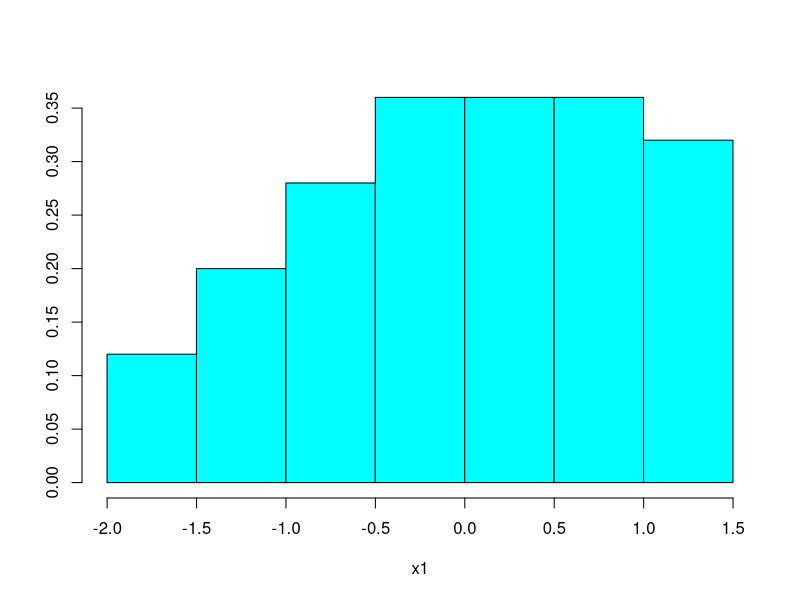
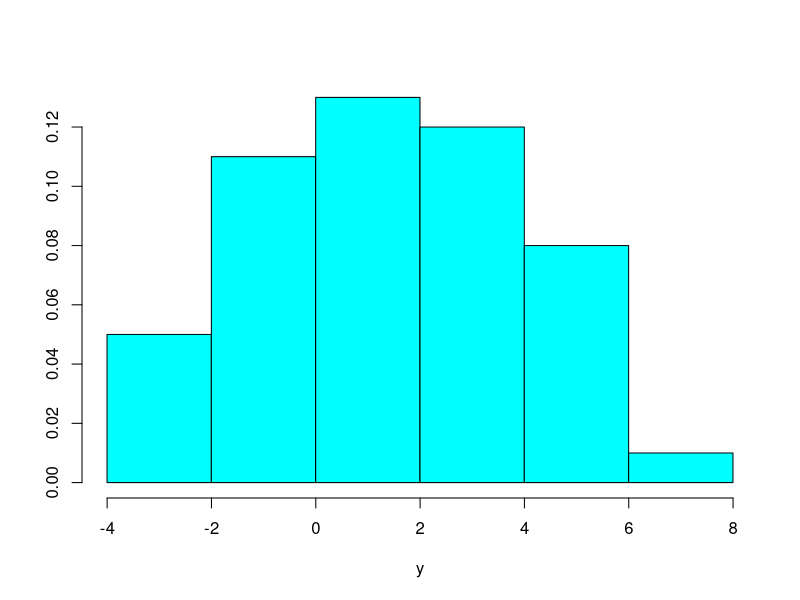
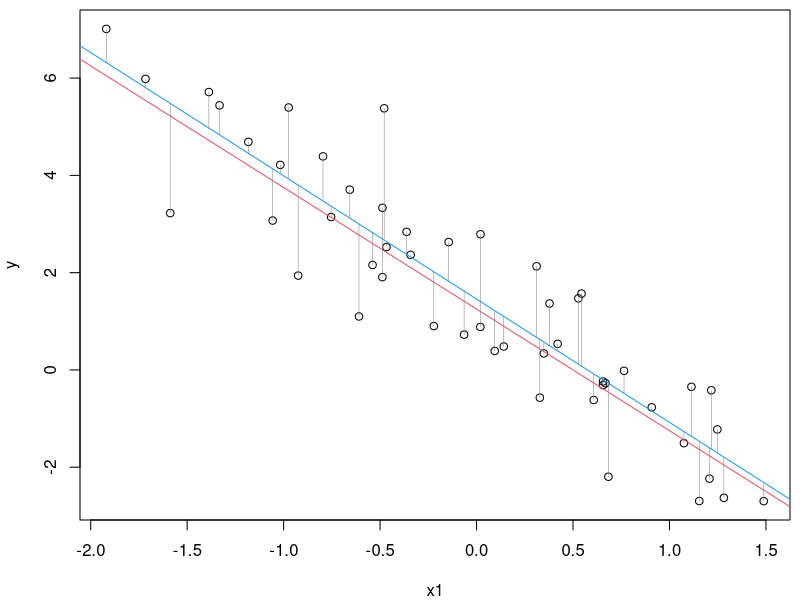
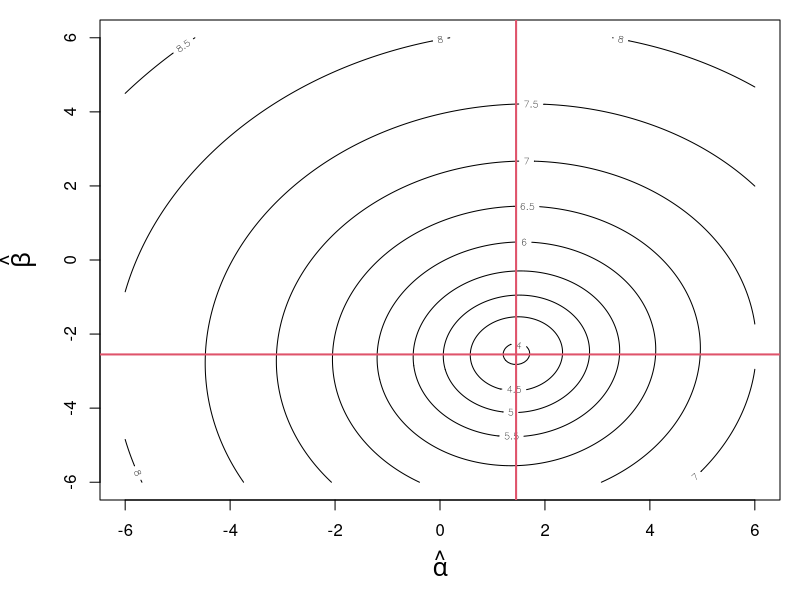
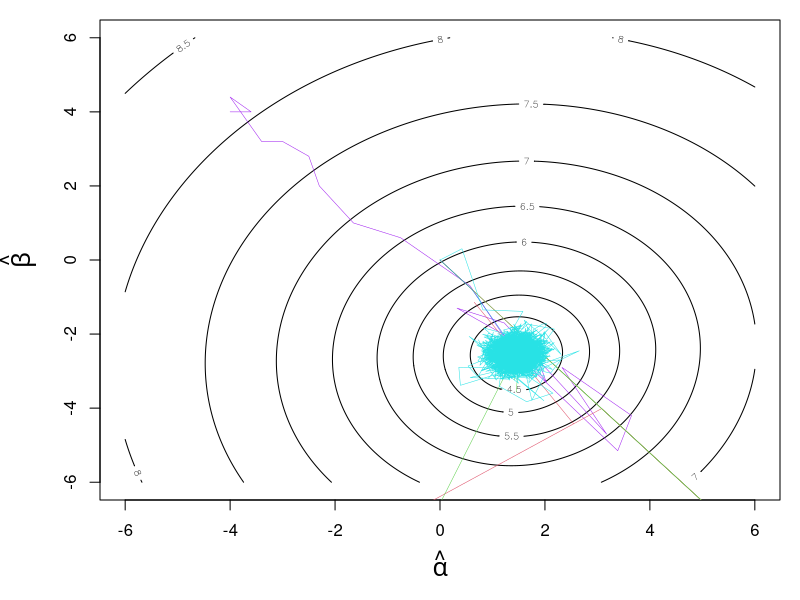
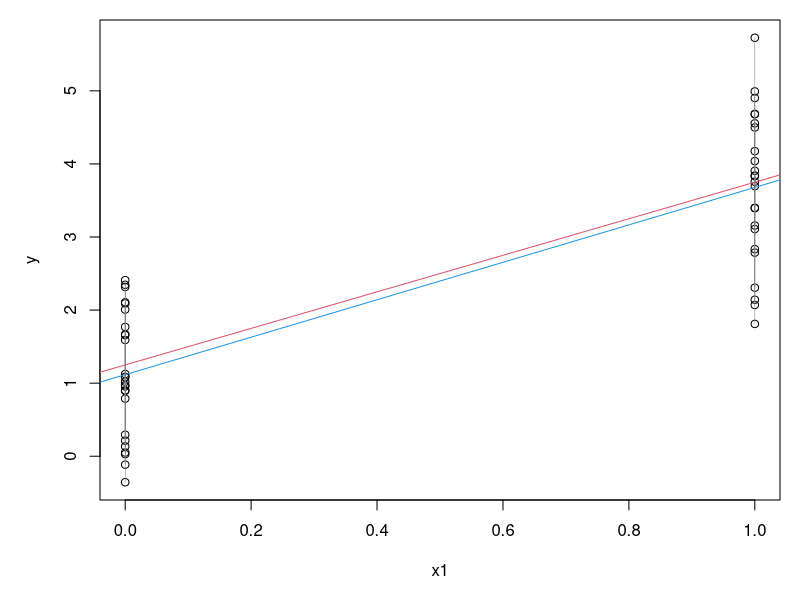
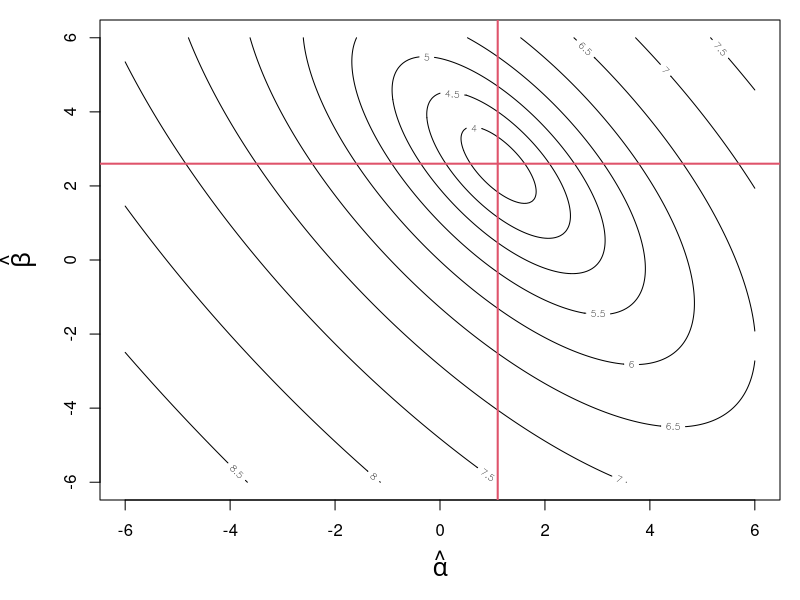
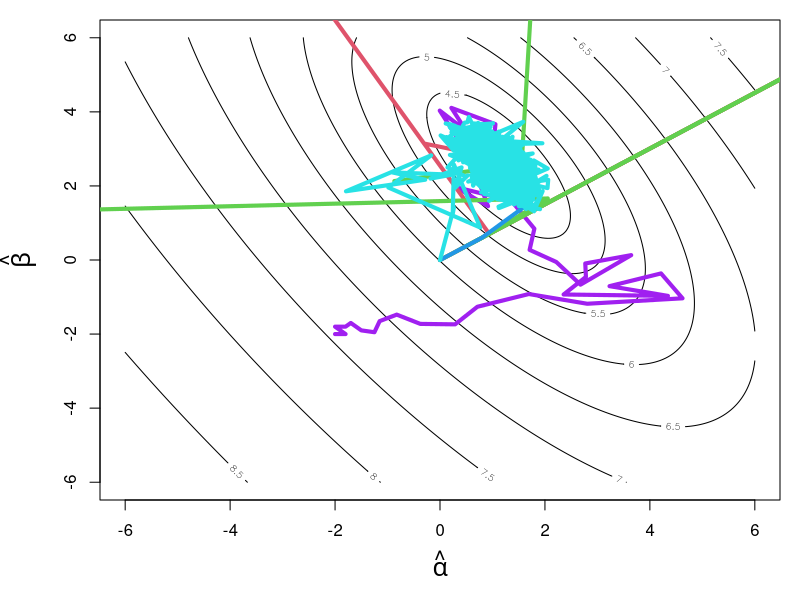

Generate these figures, in order, with R:
## R_Demo_Simulation_Learning_Estimate_linear_model.R
##########################################################################
## INSTRUCTOR: Christopher Fariss
## COURSE NAME: Programming and Simulation Methods for Computational Social Science (2W)
## University of Essex Summer School 2025
##
## Date: 2024-07-22
##
## Please e-mail me if you find any errors or have and suggestions (either email is fine)
## e-mail: cjf0006@gmail.com
## e-mail: cjfariss@umich.edu
##########################################################################
##
## Introduction to tutorial:
##
##########################################################################
## Introduction to tutorial:
##
## For this R tutorial, we will learn how:
##
## (1) Simulates two variable OLS regression in R.
## (2) Find the coordinates of the best estimates using the a "brute force" method.
## (3) Find the best estimates using the linear model lm() function.
## (4) Matrix algebra
## (5) Find the best estimates using a user defined function which is passed to the optim function
## (6) Visualize the results using the contour plot function from the graphics library
## (7) Simulate the model where the independent variable x is continuous and binary
##
##########################################################################

## install the library if necessary
## install.packages(c("graphics", "mvtnorm"))

## load necessary libraries
library(graphics)
library(mvtnorm)


##########################################################################
## when x1 (independent variable) is continuous and y (dependent variable) is continuous
##########################################################################

## generate simulated vales
n <- 50
x1 <- rnorm(n,0,1)

MASS::truehist(x1)

## make design matrix
X <- cbind(1, x1)

head(X)

k <- ncol(X)

# select true population parameters
alpha <- 1.250000
beta <- -2.500000

# generate y with error
error_term <- rnorm(n)
summary(error_term)

y <- alpha * X[,1] + beta * X[,2] + error_term

summary(y)

MASS::truehist(y)

## plot the x1 and y variable in 2D euclidean space
par(mfrow=c(1,1), mar=c(4,4,.5,.5))
plot(x1, y)
abline(a=alpha, b=beta, col=2)

## estimate the fit of the linear model
fit <- lm(y ~ x1)
fit

## print the summary for the fit object
summary(fit)

## plot the line of best fit
abline(reg=fit, col=4)

## plot the error lines between the y points and the estimated y_hats (the line of best fit)
for(i in 1:n){
    lines(x=c(x1[i], x1[i]), y=c(fit$coefficients[1]+fit$coefficients[2]*x1[i], y[i]), col=grey(.5), lwd=.5)
}

## use linear algebra to find the Best estimates (this is why we defined X with a column of 1s)
beta_estimate <- solve(t(X) %*% X) %*% t(X)%*%y
beta_estimate

## generate vector of possible values for the parameter estimates of alpha and beta by brute force
alpha.hat <- seq(from=-6,6,.05)
beta.hat <- seq(from=-6,6,.05)
length(alpha.hat) * length(beta.hat)

sumsquare <- matrix(NA, nrow=length(alpha.hat), ncol=length(beta.hat))

for(i in 1:length(alpha.hat)){
    for(j in 1:length(beta.hat)){
        y.hat <- alpha.hat[i] * X[,1] + beta.hat[j] * X[,2]
        sumsquare[i,j] <- -sum((y-y.hat)^2)
    }
}

## find the coordinates from the matrix where the minimum of the sum of square residuals resides
coordinates <- which(sumsquare == sumsquare[-sumsquare==min(-sumsquare)], arr.ind = TRUE)
coordinates

## these coordinates match the best estimates of the alpha and beta parameters
par <- c(alpha.hat[coordinates[1]], beta.hat[coordinates[2]])
par # notice that these estimates are much less precise than the estimates obtained below

## counter plot from the brute force method (logged for visualization)
par(mar=c(5,5,1,1))
contour(alpha.hat,beta.hat,log(-sumsquare), xlab=expression(hat(alpha)), ylab=expression(hat(beta)), cex.lab=1.5)
abline(v=par[1], col=2, lwd=2)
abline(h=par[2], col=2, lwd=2)

## generate variables for monitoring the function
eval <- array(dim=c(1000,3))
iter <- 1

# user defined function passed to optim
ols.func <- function(par, X, iterate=TRUE){
    alpha.hat <- par[1]
    beta.hat <- par[2]
    y.hat <- alpha.hat + beta.hat * X[,2]
    #out <- -sum((y-y.hat)^2)
    out <- sum(log(dnorm(y, mean=y.hat, sd=1)))
    
    if(iterate==TRUE){
        eval[iter,1] <<- alpha.hat
        eval[iter,2] <<- beta.hat
        eval[iter,3] <<- out
        iter <<- iter+1
    }
    return(out)
}

## pass function to optim with initial values
optim.out <- optim(par = c(0,0), fn = ols.func, X=X, method="BFGS", control=list(fnscale = -1), hessian = TRUE)
optim.out

## estimate additional quantities of interest
se <- sqrt(diag(solve(-optim.out$hessian))) #calculate standard errors
VCV <- solve(-optim.out$hessian) #compute variance-covariance matrix
se
VCV

## compare with results from the lm function
summary(lm(y~x1))


## plot gradient paths for the following algorithims: "Nelder-Mead", "BGFS", "CG", "L-BFGS-B", "SANN"
eval <- array(dim=c(1500,4))
iter <- 1
optim.out <- optim(par = c(-4,4), ols.func, X=X, method="Nelder-Mead", control=list(fnscale = -1), hessian = TRUE)
contour(alpha.hat,beta.hat,log(-sumsquare), xlab=expression(hat(alpha)), ylab=expression(hat(beta)), cex.lab=1.5)
lines(eval[1:iter,1], eval[1:iter,2], col="purple", lwd=.5)
optim.out$par
iter

eval <- array(dim=c(1500,4))
iter <- 1
optim.out <- optim(par = c(0,0), ols.func, X=X, method="BFGS", control=list(fnscale = -1), hessian = TRUE)
lines(eval[1:iter,1], eval[1:iter,2], col=2, lwd=.5)
optim.out$par
iter

eval <- array(dim=c(1500,4))
iter <- 1
optim.out <- optim(par = c(0,0), ols.func, X=X, method="CG", control=list(fnscale = -1), hessian = TRUE)
lines(eval[1:iter,1], eval[1:iter,2], col=3, lwd=.5)
optim.out$par
iter

eval <- array(dim=c(1500,4))
iter <- 1
optim.out <- optim(par = c(0,0), ols.func, X=X, method="L-BFGS-B", control=list(fnscale = -1), hessian = TRUE)
lines(eval[1:iter,1], eval[1:iter,2], col=4, lwd=.5)
optim.out$par
iter

eval <- array(dim=c(20000,4))
iter <- 1
optim.out <- optim(par = c(0,0), ols.func, X=X, method="SANN", control=list(fnscale = -1), hessian = TRUE)
lines(eval[1:iter,1], eval[1:iter,2], col=5, lwd=.5)
optim.out$par
iter





##########################################################################
## when x1 (independent variable) is binary and y (dependent variable) is continuous
##########################################################################


## generate simulated vales
n <- 50
x1 <- rbinom(n,size=1,.5)
x1

## make design matrix
X <- cbind(1, x1)

k <- ncol(X)

## select true population parameters
alpha <- 1.250000
beta <- 2.500000

## generate y with error
error_term <- rnorm(n)
y <- alpha * X[,1] + beta * X[,2] + error_term

## plot the x1 and y variable in 2D euclidean space
plot(x1, y)
abline(a=alpha, b=beta, col=2)

## estimate the fit of the linear model
fit <- lm(y~x1)

## print the summary for the fit object
summary(fit)

## plot the line of best fit
abline(reg=fit, col=4)

## plot the error lines between the y points and the estimated y_hats (the line of best fit)
for(i in 1:n){
    lines(x=c(x1[i], x1[i]), y=c(fit$coefficients[1]+fit$coefficients[2]*x1[i], y[i]), col=grey(.5), lwd=.5)
}

## use linear algebra to find the Best estimates (this is why we defined X with a column of 1s)
beta_estimate <- solve(t(X) %*% X) %*% t(X)%*%y
beta_estimate

## what is the beta estimate here? It is also the difference in proportion of y when x==1 and x==0
mean(y[x1==1]) - mean(y[x1==0])

## this is the average of y when x==1
mean(y[x1==1])

## this is the intercept  (the proportion of y when x==0)
mean(y[x1==0])

fit

mean(y[x1==0])
mean(y[x1==1]) - mean(y[x1==0])


## generate vector of possible values for the parameter estimates of alpha and beta by brute force
alpha.hat <- seq(from=-6,6,.05)
beta.hat <- seq(from=-6,6,.05)

sumsquare <- matrix(NA, nrow=length(alpha.hat), ncol=length(beta.hat))
for(i in 1:length(alpha.hat)){
    for(j in 1:length(beta.hat)){
        y.hat <- alpha.hat[i] + beta.hat[j] * X[,2]
        sumsquare[i,j] <- -sum((y-y.hat)^2)
    }
}

## find the coordinates from the matrix where the minimum of the sum of square residulas resides
coordinates <- which(sumsquare == sumsquare[-sumsquare==min(-sumsquare)], arr.ind = TRUE)

## these coordinates match the best estimates of the alpha and beta parameters
par <- c(alpha.hat[coordinates[1]], beta.hat[coordinates[2]])
par # notice that these estimates are much less precise than the estiamtes obtained below

## counter plot from the brute force method (logged for visualization)
par(mar=c(5,5,1,1))
contour(alpha.hat,beta.hat,log(-sumsquare), xlab=expression(hat(alpha)), ylab=expression(hat(beta)), cex.lab=1.5)
abline(v=par[1], col=2, lwd=2)
abline(h=par[2], col=2, lwd=2)


## generate variables for monitoring the function
eval <- array(dim=c(1000,3))
iter <- 1

# user defined function passed to optim
## see above

## pass function to optim with initial values
optim.out <- optim(par = c(0,0), ols.func, X=X, method="BFGS", control=list(fnscale = -1), hessian = TRUE)
optim.out

## estiamte additional quantities of interest
se <- sqrt(diag(solve(-optim.out$hessian))) #calculate standard errors
VCV <- solve(-optim.out$hessian) #compute variance-covariance matrix
se
VCV

## compare with results from the lm function
summary(lm(y~x1))


## plot gradient paths for the following algorithims: "Nelder-Mead", "BGFS", "CG", "L-BFGS-B", "SANN"
eval <- array(dim=c(1500,4))
iter <- 1
optim.out <- optim(par = c(-2,-2), ols.func, X=X, method="Nelder-Mead", control=list(fnscale = -1), hessian = TRUE)
contour(alpha.hat,beta.hat,log(-sumsquare), xlab=expression(hat(alpha)), ylab=expression(hat(beta)), cex.lab=1.5)
lines(eval[1:iter,1], eval[1:iter,2], col="purple", lwd=4)
optim.out$par
iter

eval <- array(dim=c(1500,4))
iter <- 1
optim.out <- optim(par = c(0,0), ols.func, X=X, method="BFGS", control=list(fnscale = -1), hessian = TRUE)
lines(eval[1:iter,1], eval[1:iter,2], col=2, lwd=4)
optim.out$par
iter

eval <- array(dim=c(1500,4))
iter <- 1
optim.out <- optim(par = c(0,0), ols.func, X=X, method="CG", control=list(fnscale = -1), hessian = TRUE)
lines(eval[1:iter,1], eval[1:iter,2], col=3, lwd=4)
optim.out$par
iter

eval <- array(dim=c(1500,4))
iter <- 1
optim.out <- optim(par = c(0,0), ols.func, X=X, method="L-BFGS-B", control=list(fnscale = -1), hessian = TRUE)
lines(eval[1:iter,1], eval[1:iter,2], col=4, lwd=4)
optim.out$par
iter

eval <- array(dim=c(20000,4))
iter <- 1
optim.out <- optim(par = c(0,0), ols.func, X=X, method="SANN", control=list(fnscale = -1), hessian = TRUE)
lines(eval[1:iter,1], eval[1:iter,2], col=5, lwd=4)
optim.out$par
iter
